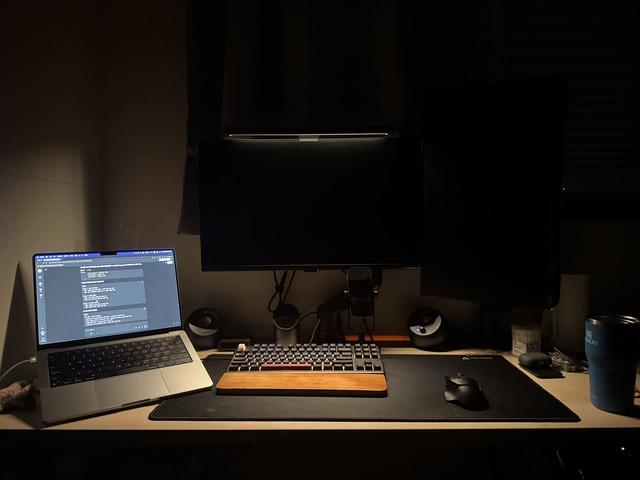
#> input picture images_640x480/he_dark_indoor.jpg, 640 x 480 px; its folder holds only this picture in this run
$ python -i otsu.py   (imports and definitions only)
#> lines starting #> are read from the running program, lines starting #| are printed output that depends on the picture; after the words box and inside, x2 and y2 are one past the last pixel; in counts of white or black regions, pixels touching at a corner belong together
### src/utils.py
"""
이미지 처리 공통 유틸리티 모듈
Common Image Processing Utilities Module

이 모듈은 이미지 로딩, 저장, 변환 등의 공통 기능을 제공합니다.
This module provides common functionalities for image loading, saving, and conversion.
"""

import numpy as np
import cv2
import matplotlib.pyplot as plt
import matplotlib.font_manager as fm
from PIL import Image
import os
import platform
from typing import Tuple, Optional, Union

# matplotlib 한글 폰트 설정 / Setup Korean font for matplotlib
def setup_korean_font():
    """matplotlib에서 한글을 표시할 수 있도록 폰트를 설정합니다."""
    try:
        system = platform.system()
        if system == 'Darwin':  # macOS
            # macOS에서 사용 가능한 한글 폰트들
            korean_fonts = ['AppleGothic', 'Apple SD Gothic Neo', 'Nanum Gothic', 'Malgun Gothic']
        elif system == 'Windows':  # Windows
            korean_fonts = ['Malgun Gothic', 'Nanum Gothic', 'AppleGothic']
        else:  # Linux
            korean_fonts = ['Nanum Gothic', 'DejaVu Sans']

        # 사용 가능한 폰트 찾기
        available_fonts = [f.name for f in fm.fontManager.ttflist]
        korean_font = None

        for font in korean_fonts:
            if font in available_fonts:
                korean_font = font
                break

        if korean_font:
            plt.rcParams['font.family'] = korean_font
        else:
            # 한글 폰트가 없는 경우 영어만 사용
            plt.rcParams['font.family'] = 'DejaVu Sans'

        # 마이너스 부호 깨짐 방지
        plt.rcParams['axes.unicode_minus'] = False

    except Exception:
        # 폰트 설정 실패 시 기본 설정 사용
        plt.rcParams['font.family'] = 'DejaVu Sans'
        plt.rcParams['axes.unicode_minus'] = False

# 모듈 임포트 시 자동으로 폰트 설정
setup_korean_font()

# [371 lines left out: functions load_image, save_image, rgb_to_yuv, yuv_to_rgb, rgb_to_ycbcr, ycbcr_to_rgb and 11 more, not called in this run]
    # 히스토그램 평활화 예시 / Histogram equalization example:
    # equalized = cv2.equalizeHist(gray_image)

    # CLAHE 적용 예시 / CLAHE application example:
    # clahe = cv2.createCLAHE(clipLimit=2.0, tileGridSize=(8,8))
    # equalized = clahe.apply(gray_image)

    # Otsu 임계값 적용 예시 / Otsu thresholding example:
    # ret, thresh = cv2.threshold(gray_image, 0, 255, cv2.THRESH_BINARY + cv2.THRESH_OTSU)

### src/otsu.py
"""
Enhanced Otsu Thresholding Module
개선된 Otsu 임계값 처리 모듈

이 모듈은 다양한 Otsu 임계값 방법을 구현합니다.
This module implements various Otsu thresholding methods.

주요 기능 / Key Features:
1. Global Otsu thresholding / 전역 Otsu 임계값
2. Block-based local Otsu / 블록 기반 지역 Otsu
3. Sliding window Otsu / 슬라이딩 윈도우 Otsu
4. Improved method with preprocessing and postprocessing / 전처리 및 후처리가 포함된 개선된 방법
"""

import numpy as np
import cv2
from typing import Tuple, Optional, Dict, Any, List
import matplotlib.pyplot as plt
from scipy import ndimage
from skimage import morphology, filters
from .utils import compute_histogram, validate_image_input

# [144 lines left out: functions calculate_otsu_threshold, apply_threshold, calculate_adaptive_parameters, apply_boundary_smoothing, apply_morphological_postprocessing, not called in this run]

def compute_otsu_threshold(histogram: np.ndarray) -> float:
    """
    히스토그램으로부터 Otsu 임계값을 계산합니다.
    Compute Otsu threshold from histogram.

    Args:
        histogram: 히스토그램 배열

    Returns:
        최적 임계값
    """
    total_pixels = np.sum(histogram)
    if total_pixels == 0:
        return 127.0

    # 가중 평균 계산
    total_mean = np.sum(np.arange(256) * histogram) / total_pixels

    max_variance = 0.0
    optimal_threshold = 0

    w0 = 0.0  # 배경 픽셀 비율
    sum0 = 0.0  # 배경 픽셀 가중 합

    for t in range(256):
        w0 += histogram[t] / total_pixels
        if w0 == 0:
            continue

        w1 = 1.0 - w0  # 전경 픽셀 비율
        if w1 == 0:
            break

        sum0 += t * histogram[t] / total_pixels

        mean0 = sum0 / w0  # 배경 평균
        mean1 = (total_mean - sum0) / w1  # 전경 평균

        # 클래스 간 분산 계산
        between_variance = w0 * w1 * (mean0 - mean1) ** 2

        if between_variance > max_variance:
            max_variance = between_variance
            optimal_threshold = t

    return float(optimal_threshold)

# [1006 lines left out: functions global_otsu, global_otsu_thresholding, local_otsu_block_opencv, local_otsu_sliding_opencv, local_otsu_block_based, local_otsu_sliding_window and 10 more, not called in this run]

def sliding_window_otsu(image: np.ndarray, window_size: int = 75, stride: int = 24) -> Dict[str, Any]:
    """
    슬라이딩 윈도우 Otsu를 적용합니다.
    Apply sliding window Otsu thresholding.

    Args:
        image: 입력 그레이스케일 이미지
        window_size: 윈도우 크기
        stride: 스트라이드

    Returns:
        결과 딕셔너리
    """
    h, w = image.shape

    # 그리드 생성
    y_coords = np.arange(window_size//2, h - window_size//2, stride)
    x_coords = np.arange(window_size//2, w - window_size//2, stride)

    # 임계값 그리드 계산
    threshold_grid = np.zeros((len(y_coords), len(x_coords)))

    for i, y in enumerate(y_coords):
        for j, x in enumerate(x_coords):
            # 윈도우 추출
            y_start = max(0, y - window_size//2)
            y_end = min(h, y + window_size//2)
            x_start = max(0, x - window_size//2)
            x_end = min(w, x + window_size//2)

            window = image[y_start:y_end, x_start:x_end]

            # 윈도우의 히스토그램과 임계값 계산
            window_hist, _ = np.histogram(window.flatten(), bins=256, range=[0, 256])
            window_threshold = compute_otsu_threshold(window_hist)

            threshold_grid[i, j] = window_threshold

    # 양선형 보간으로 전체 이미지에 임계값 할당
    from scipy import interpolate

    # 보간 함수 생성
    f = interpolate.RectBivariateSpline(y_coords, x_coords, threshold_grid)

    # 모든 픽셀에 대한 임계값 계산
    y_full = np.arange(h)
    x_full = np.arange(w)
    threshold_map = f(y_full, x_full)

    # 이진화 적용
    result = (image > threshold_map).astype(np.uint8) * 255

    return {
        'result': result,
        'threshold_map': threshold_map,
        'threshold_grid': threshold_grid,
        'grid_coords': (y_coords, x_coords),
        'method': 'sliding_window'
    }

def apply_preprocessing(image: np.ndarray, preblur: float = 1.0) -> np.ndarray:
    """전처리를 적용합니다 (가우시안 블러)."""
    if preblur > 0:
        return cv2.GaussianBlur(image, (0, 0), preblur)
    return image.copy()

def apply_morphological_operations(binary_image: np.ndarray, operations: List[str]) -> np.ndarray:
    """형태학적 연산을 적용합니다."""
    result = binary_image.copy()

    for op in operations:
        if ',' in op:
            op_name, kernel_size = op.split(',')
            kernel_size = int(kernel_size)
        else:
            op_name = op
            kernel_size = 3

        kernel = cv2.getStructuringElement(cv2.MORPH_ELLIPSE, (kernel_size, kernel_size))

        if op_name.lower() == 'open':
            result = cv2.morphologyEx(result, cv2.MORPH_OPEN, kernel)
        elif op_name.lower() == 'close':
            result = cv2.morphologyEx(result, cv2.MORPH_CLOSE, kernel)
        elif op_name.lower() == 'dilate':
            result = cv2.dilate(result, kernel)
        elif op_name.lower() == 'erode':
            result = cv2.erode(result, kernel)

    return result

def improved_otsu(image: np.ndarray,
                 window_size: int = 75,
                 stride: int = 24,
                 preblur: float = 1.0,
                 morph_ops: List[str] = ['open,3', 'close,3']) -> Dict[str, Any]:
    """
    개선된 Otsu 방법을 적용합니다.
    Apply improved Otsu method with preprocessing and postprocessing.

    Args:
        image: 입력 그레이스케일 이미지
        window_size: 윈도우 크기
        stride: 스트라이드
        preblur: 전처리 가우시안 시그마
        morph_ops: 후처리 형태학적 연산 리스트

    Returns:
        결과 딕셔너리
    """
    # 전처리
    preprocessed = apply_preprocessing(image, preblur)

    # 슬라이딩 윈도우 Otsu 적용
    otsu_result = sliding_window_otsu(preprocessed, window_size, stride)

    # 후처리 (형태학적 연산)
    postprocessed = apply_morphological_operations(otsu_result['result'], morph_ops)

    return {
        'result': postprocessed,
        'preprocessed': preprocessed,
        'before_postprocess': otsu_result['result'],
        'threshold_map': otsu_result['threshold_map'],
        'threshold_grid': otsu_result['threshold_grid'],
        'grid_coords': otsu_result['grid_coords'],
        'method': 'improved',
        'parameters': {
            'window_size': window_size,
            'stride': stride,
            'preblur': preblur,
            'morph_ops': morph_ops
        }
    }

# [150 lines left out: functions create_threshold_heatmap, create_local_histogram_with_threshold, create_otsu_comparison_contact_sheet, visualize_opencv_adaptive_process, not called in this run]

>>> import cv2
>>> picture = cv2.imread('../images_640x480/he_dark_indoor.jpg', cv2.IMREAD_GRAYSCALE)
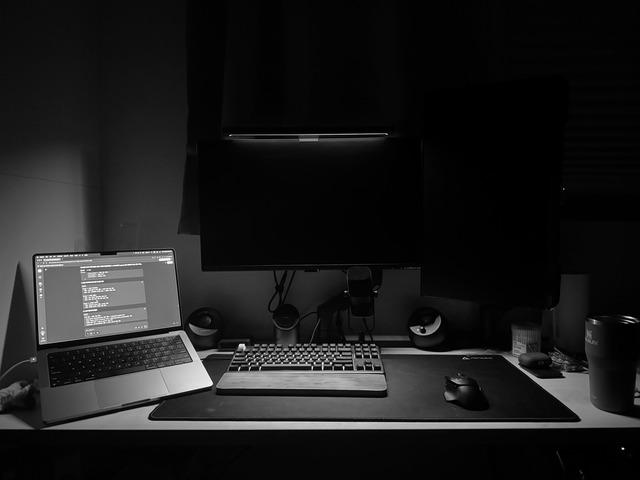
#> picture: shape (480, 640); min 0, max 255, mean 28.3
>>> result = improved_otsu(picture)
#> in sliding_window_otsu, `threshold_map = f(y_full, x_full)`:
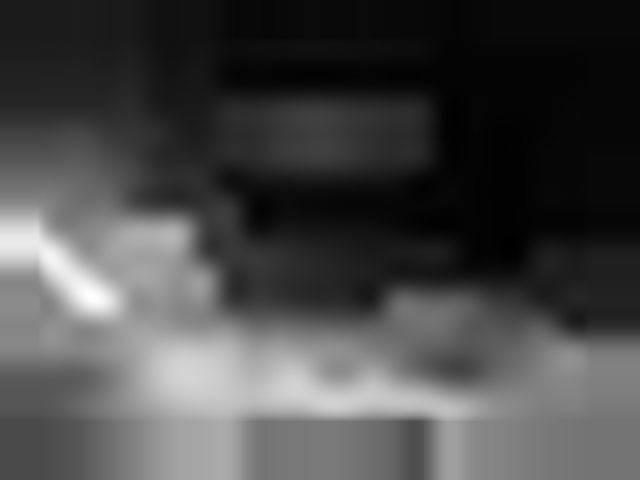
#> threshold_map: shape (480, 640) float64; min -1.55, max 141.4, mean 39.2; drawn with min black and max white
#> in sliding_window_otsu, `result = (image > threshold_map).astype(np.uint8) * 255`:
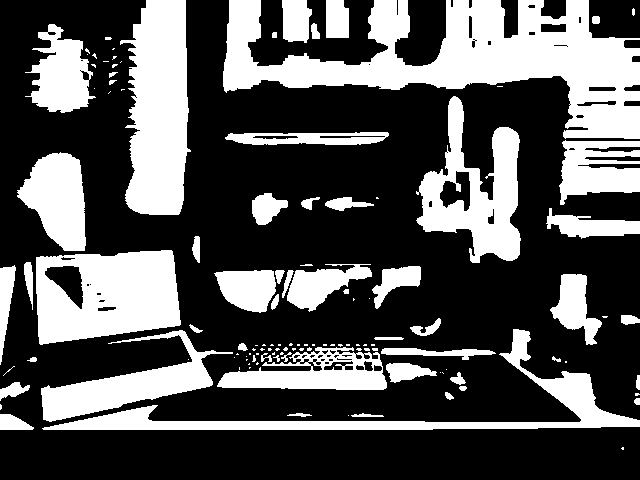
#> result: shape (480, 640); 33.6% white; 123 white regions (67 under 20 px), largest, box (x1, y1, x2, y2) and area: (223, 0, 640, 139) 25345, (120, 0, 191, 215) 11485, (36, 250, 181, 345) 10503
#> the loop in apply_morphological_operations, `for op in operations:` made 2 passes
#> pass 1, in apply_morphological_operations, `result = cv2.morphologyEx(result, cv2.MORPH_OPEN, kernel)`:
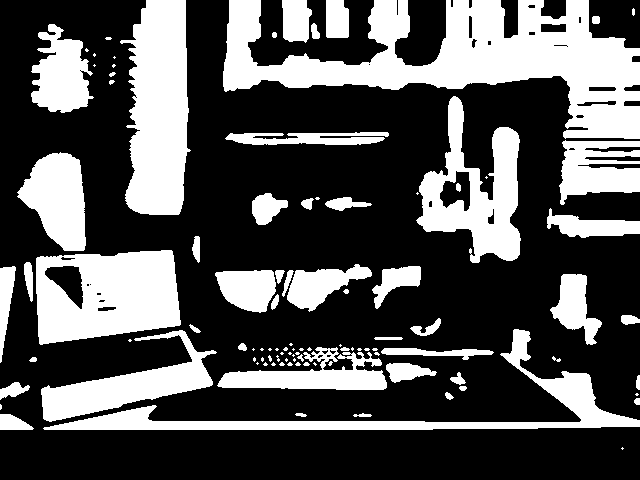
#> result: shape (480, 640); 33.3% white; 102 white regions (46 under 20 px), largest, box (x1, y1, x2, y2) and area: (223, 0, 640, 139) 25265, (120, 0, 191, 215) 11452, (36, 250, 181, 345) 10499
#> pass 2, in apply_morphological_operations, `result = cv2.morphologyEx(result, cv2.MORPH_CLOSE, kernel)`:
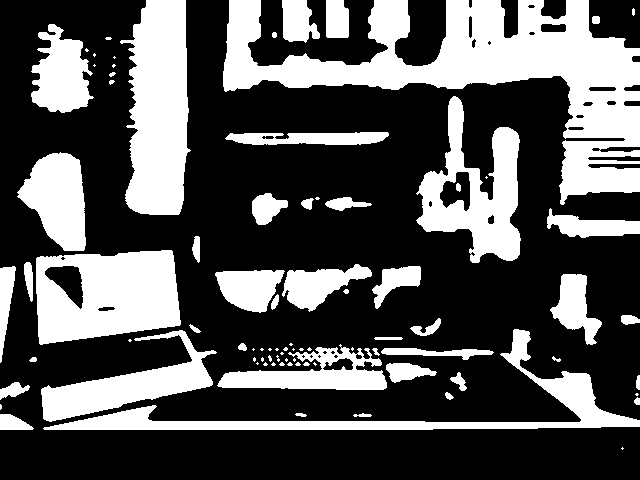
#> result: shape (480, 640); 33.5% white; 86 white regions (36 under 20 px), largest, box (x1, y1, x2, y2) and area: (223, 0, 640, 205) 29007, (120, 0, 191, 215) 11480, (36, 250, 181, 345) 10547

$ run again, on images_640x480/he_night_scene_01.jpg
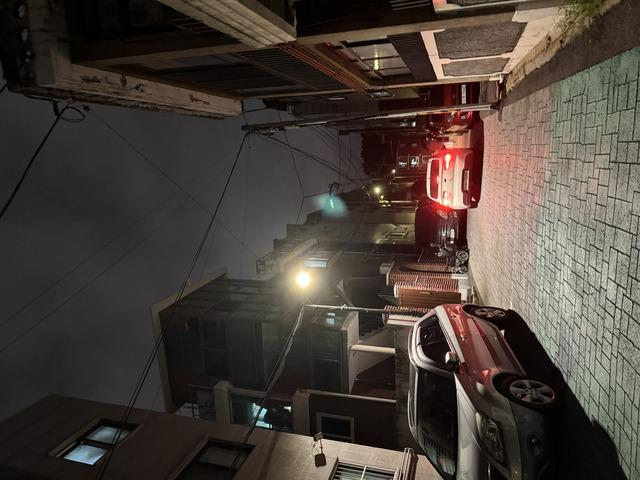
#> input picture images_640x480/he_night_scene_01.jpg, 640 x 480 px
#> in sliding_window_otsu, `threshold_map = f(y_full, x_full)`:
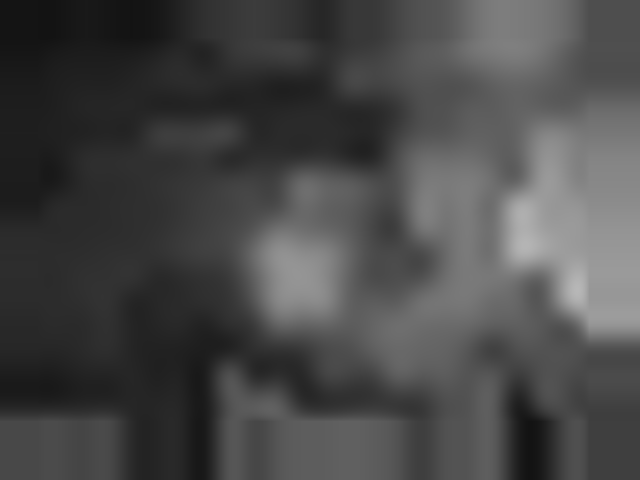
#> threshold_map: shape (480, 640) float64; min 19.07, max 183.4, mean 72.8
#> the loop in apply_morphological_operations, `for op in operations:` made 2 passes
#> pass 2, in apply_morphological_operations, `result = cv2.morphologyEx(result, cv2.MORPH_CLOSE, kernel)`:
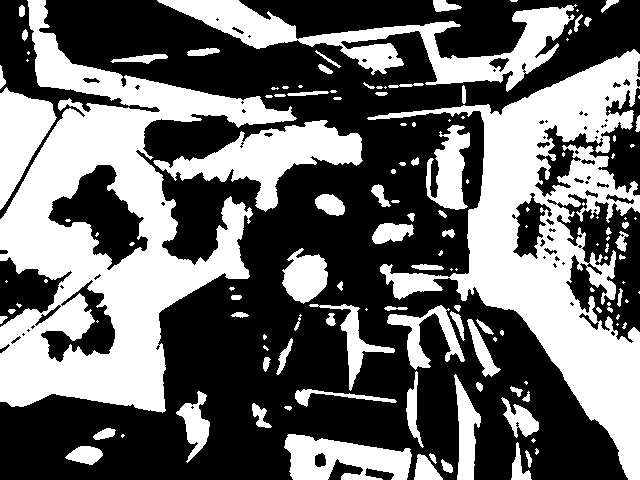
#> result: shape (480, 640); 41.7% white; 139 white regions (59 under 20 px), largest, box (x1, y1, x2, y2) and area: (0, 0, 297, 413) 45982, (367, 49, 640, 480) 37414, (157, 0, 577, 92) 10645

$ run again, on images_640x480/he_night_scene_02.jpg
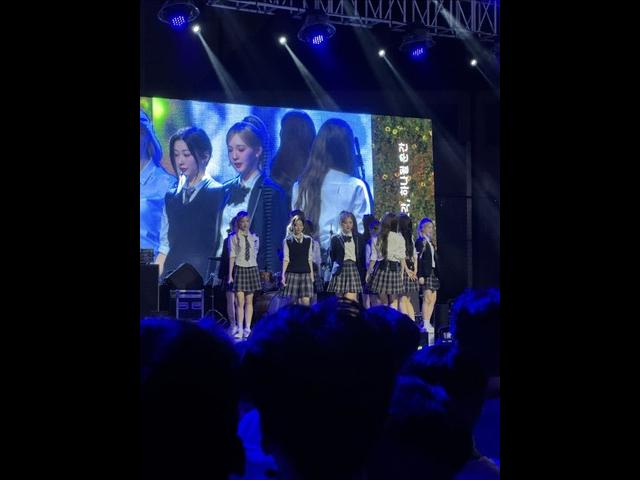
#> input picture images_640x480/he_night_scene_02.jpg, 640 x 480 px
#> in sliding_window_otsu, `threshold_map = f(y_full, x_full)`:
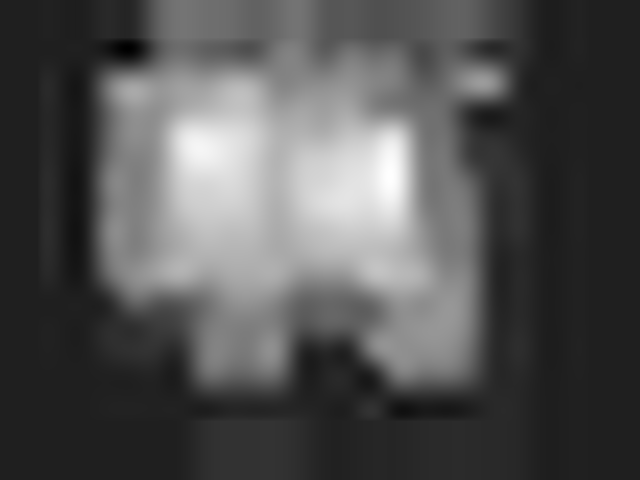
#> threshold_map: shape (480, 640) float64; min -19.88, max 140.2, mean 32.4; drawn with min black and max white
#> the loop in apply_morphological_operations, `for op in operations:` made 2 passes
#> pass 2, in apply_morphological_operations, `result = cv2.morphologyEx(result, cv2.MORPH_CLOSE, kernel)`:
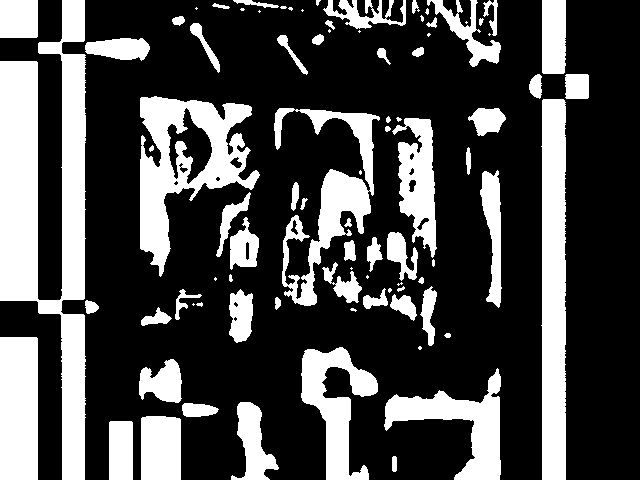
#> result: shape (480, 640); 28.9% white; 87 white regions (24 under 20 px), largest, box (x1, y1, x2, y2) and area: (0, 0, 86, 480) 20305, (541, 99, 566, 480) 9027, (140, 96, 260, 277) 8901
